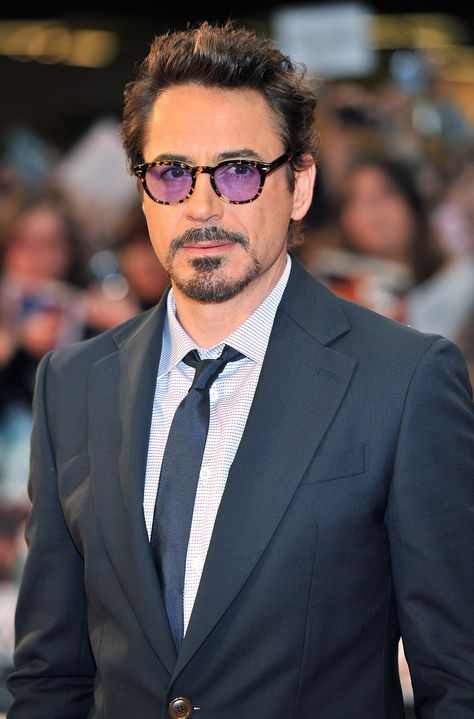
#> input picture jarvis/voice assistant/rdj.jpg, 474 x 719 px
$ python school.py
#> lines starting #> are read from the running program, lines starting #| are printed output that depends on the picture; after the words box and inside, x2 and y2 are one past the last pixel; in counts of white or black regions, pixels touching at a corner belong together
import cv2
from random import randrange

#import pre trained data on face frontals from opencv
trained_face_data = cv2.CascadeClassifier("haarcascade_frontalface_default.xml")

#import faces to look at faces and see if they show the face
#img = cv2.imread("rdj.jpg")
img = cv2.imread("rdj.jpg")
#> img is the input picture: shape (719, 474, 3); mean B, G, R 81.3, 78.5, 85.9
#img = cv2.imread("bruce.jpg")

#set the pictures to greyscale
grayscaled_img = cv2.cvtColor(img, cv2.COLOR_BGR2GRAY)
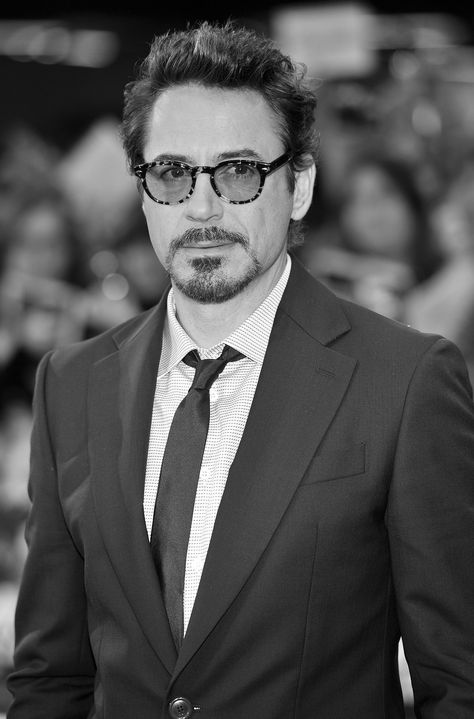
#> grayscaled_img: shape (719, 474); min 0, max 255, mean 81

#detect faces
face_coordinates = trained_face_data.detectMultiScale(grayscaled_img)
#> face_coordinates = [[104, 94, 212, 212]]

#draw rectangles arround faces

for (x, y, w, h) in face_coordinates:
    cv2.rectangle(img, (x,  y ), (x + w ,y+h), (0,50,0),4 )
#> this loop made 1 pass
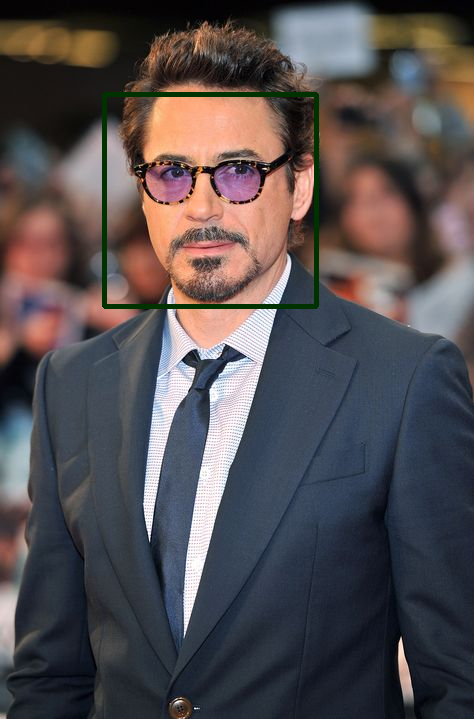
#> img: shape (719, 474, 3); 1.24% of pixels changed, all inside (x1, y1, x2, y2) = (102, 92, 319, 309)
print(face_coordinates)
#| [[104  94 212 212]]

#show the picture, the waitkey makes so it doesnt close directly
cv2.imshow("Face Detector", img)
cv2.waitKey()
print("completed")

$ run again, with jarvis/voice assistant/pictures/bruce.jpg copied over jarvis/voice assistant/rdj.jpg
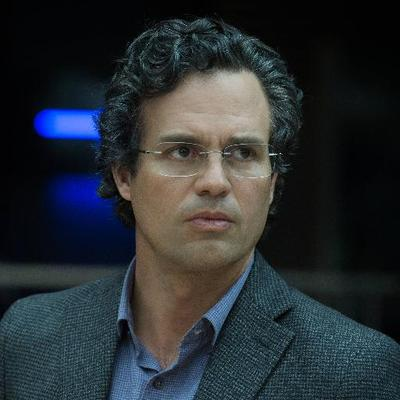
#> input picture jarvis/voice assistant/pictures/bruce.jpg, 400 x 400 px
#> img is the input picture: shape (400, 400, 3); mean B, G, R 50.9, 46.8, 41.5
#> `grayscaled_img = cv2.cvtColor(img, cv2.COLOR_BGR2GRAY)`:
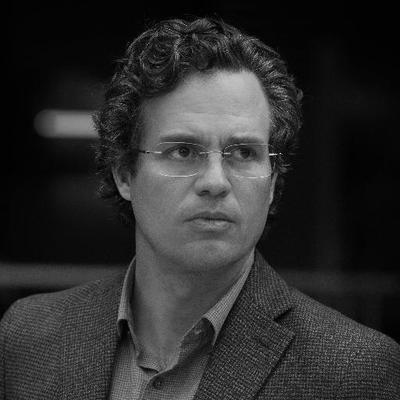
#> grayscaled_img: shape (400, 400); min 0, max 231, mean 45.7
#> face_coordinates = [[131, 308, 64, 64], [122, 83, 180, 180]]
#> the loop `for (x, y, w, h) in face_coordinates:` made 2 passes
#> after the loop `for (x, y, w, h) in face_coordinates:`:
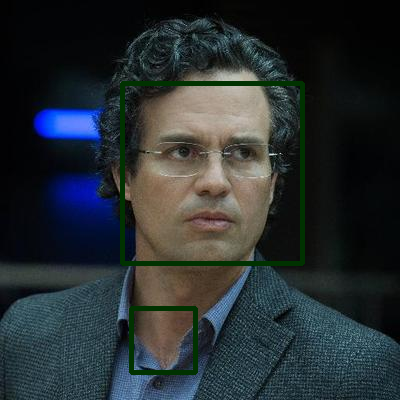
#> img: shape (400, 400, 3); 3.03% of pixels changed, all inside (x1, y1, x2, y2) = (120, 81, 305, 375)
#| [[131 308  64  64]
#|  [122  83 180 180]]
